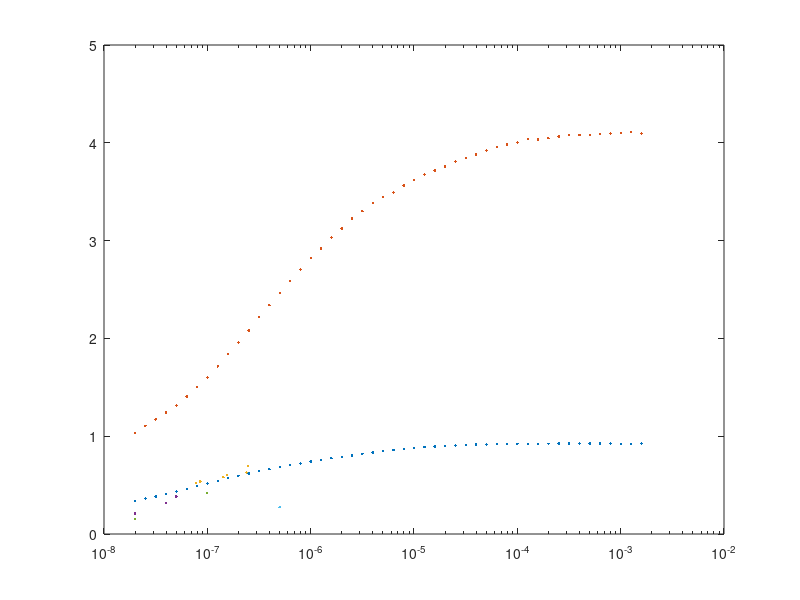

Recreate this plot in MATLAB.

bulk_esfar = load('Esfarzani_cumulative.csv');

bulk_sw = load('SW_cumulative.csv');

films2 = load('films2.csv');

goodson=[78	74.5
85.4	76.8
143	83.1
155	86.7
240	89.9
248	99.8];

Ju=[20	30.1
40	44.9
50	54.8];

Liu=[20	22
100	60];

Hopkins=[500	39.2];




kexpt = 143;

semilogx(films2(:,1),films2(:,2)/kexpt,'.',...
films2(:,5),films2(:,6)/kexpt,'.',...
goodson(:,1)*1E-9,goodson(:,2)/kexpt,'.',...
Ju(:,1)*1E-9,Ju(:,2)/kexpt,'.',...
Liu(:,1)*1E-9,Liu(:,2)/kexpt,'.',...
Hopkins(:,1)*1E-9,Hopkins(:,2)/kexpt,'.')


%semilogx(bulk_esfar(:,1),bulk_esfar(:,2),'.')

